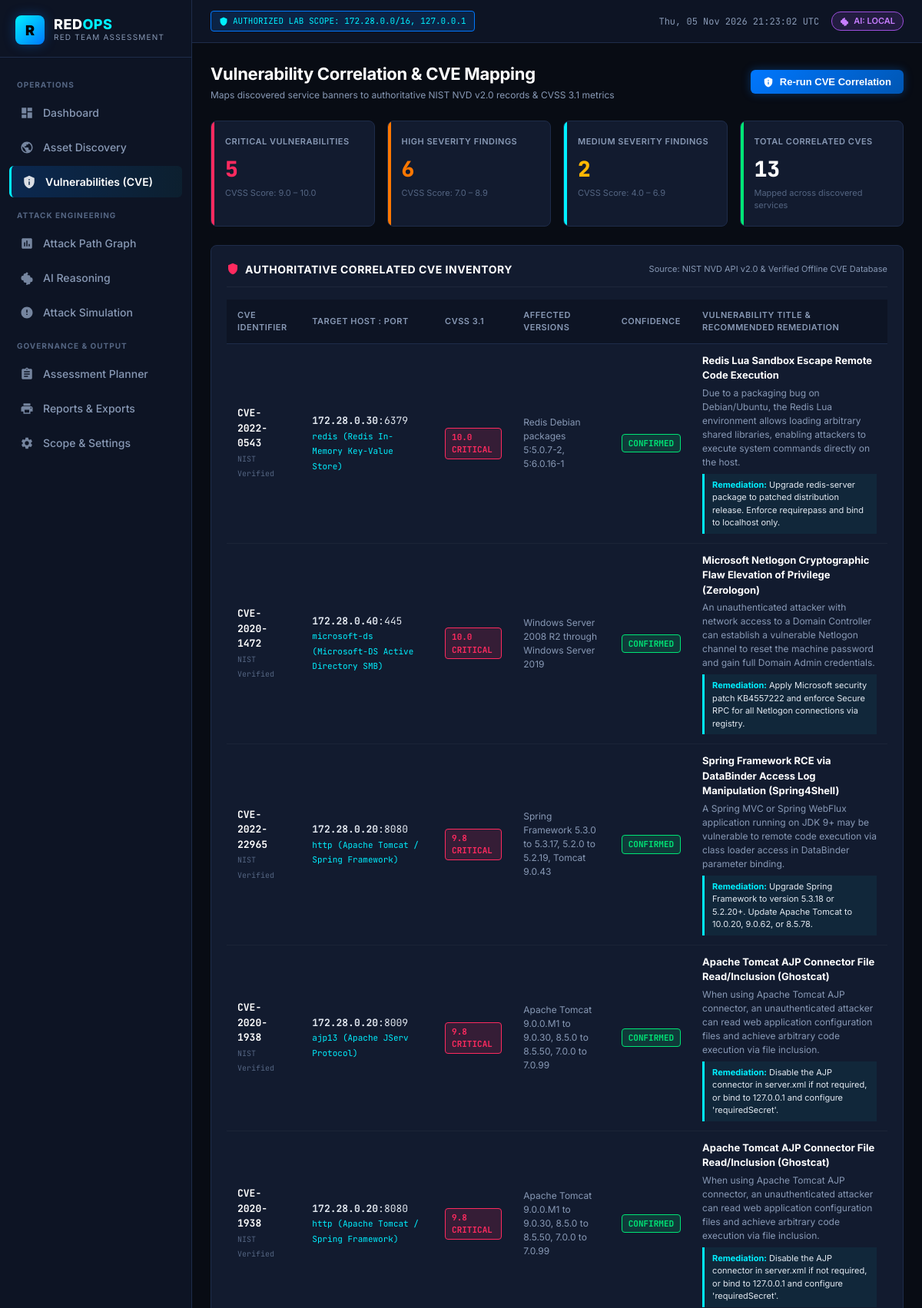
/vulnerabilities (upper part), run on the app's committed database.
### tables this page shows
CREATE TABLE vulnerabilities (
            id INTEGER PRIMARY KEY AUTOINCREMENT,
            service_id INTEGER NOT NULL,
            cve_id TEXT NOT NULL,
            title TEXT,
            description TEXT,
            cvss_score REAL DEFAULT 0.0,
            severity TEXT DEFAULT 'MEDIUM', -- LOW, MEDIUM, HIGH, CRITICAL
            affected_versions TEXT,
            remediation TEXT,
            confidence TEXT DEFAULT 'CONFIRMED', -- CONFIRMED, POTENTIAL
            references_json TEXT,
            created_at TIMESTAMP DEFAULT CURRENT_TIMESTAMP,
            FOREIGN KEY (service_id) REFERENCES services(id) ON DELETE CASCADE
        );

CREATE TABLE assets (
            id INTEGER PRIMARY KEY AUTOINCREMENT,
            ip_address TEXT UNIQUE NOT NULL,
            hostname TEXT,
            os_name TEXT,
            os_version TEXT,
            status TEXT DEFAULT 'active',
            mac_address TEXT,
            criticality TEXT DEFAULT 'MEDIUM', -- LOW, MEDIUM, HIGH, CRITICAL
            role TEXT DEFAULT 'Host',          -- Gateway, Web Server, Database, DC, Workstation
            notes TEXT,
            created_at TIMESTAMP DEFAULT CURRENT_TIMESTAMP,
            updated_at TIMESTAMP DEFAULT CURRENT_TIMESTAMP
        );

CREATE TABLE services (
            id INTEGER PRIMARY KEY AUTOINCREMENT,
            asset_id INTEGER NOT NULL,
            port INTEGER NOT NULL,
            protocol TEXT DEFAULT 'tcp',
            service_name TEXT NOT NULL,
            product TEXT,
            version TEXT,
            state TEXT DEFAULT 'open',
            banner TEXT,
            created_at TIMESTAMP DEFAULT CURRENT_TIMESTAMP,
            FOREIGN KEY (asset_id) REFERENCES assets(id) ON DELETE CASCADE,
            UNIQUE(asset_id, port, protocol)
        );

### routes/vulnerability_routes.py (the view)
@vulnerability_bp.route("/vulnerabilities")
def vulns_page():
    vulns = VulnerabilityModel.get_all()
    counts = VulnerabilityModel.get_severity_counts()
    return render_template("vulnerabilities.html", active_page="vulnerabilities", vulns=vulns, counts=counts)

### database/db.py (called while the page is built)
def dict_factory(cursor, row):
    fields = [column[0] for column in cursor.description]
    return {key: value for key, value in zip(fields, row)}

def get_db_connection():
    os.makedirs(os.path.dirname(Config.DATABASE_PATH), exist_ok=True)
    conn = sqlite3.connect(Config.DATABASE_PATH)
    conn.row_factory = dict_factory
    conn.execute("PRAGMA foreign_keys = ON")
    return conn

### models/vulnerability.py (called while the page is built)
    @staticmethod
    def get_all():
        conn = get_db_connection()
        vulns = conn.execute("""
            SELECT v.*,
                   s.port, s.service_name, s.product, s.version,
                   a.ip_address, a.hostname, a.criticality AS asset_criticality
            FROM vulnerabilities v
            JOIN services s ON v.service_id = s.id
            JOIN assets a ON s.asset_id = a.id
            ORDER BY v.cvss_score DESC
        """).fetchall()
        conn.close()
        return vulns

    @staticmethod
    def get_severity_counts():
        conn = get_db_connection()
        counts = conn.execute("""
            SELECT
                SUM(CASE WHEN severity = 'CRITICAL' THEN 1 ELSE 0 END) AS critical,
                SUM(CASE WHEN severity = 'HIGH' THEN 1 ELSE 0 END) AS high,
                SUM(CASE WHEN severity = 'MEDIUM' THEN 1 ELSE 0 END) AS medium,
                SUM(CASE WHEN severity = 'LOW' THEN 1 ELSE 0 END) AS low,
                COUNT(*) AS total
            FROM vulnerabilities
        """).fetchone()
        conn.close()
        return counts or {"critical": 0, "high": 0, "medium": 0, "low": 0, "total": 0}

### templates/vulnerabilities.html (shortened to what this page needs)
{% extends "base.html" %}
{% block content %}
<div class="page-header">
    <div>
        <h1 class="page-title">Vulnerability Correlation & CVE Mapping</h1>
        <div class="page-subtitle">Maps discovered service banners to authoritative NIST NVD v2.0 records & CVSS 3.1 metrics</div>
    </div>
    <div style="display:flex; gap:10px;">
        <button id="correlateBtn" class="btn btn-primary" onclick="runCorrelation()">
            <svg style="width:14px; height:14px; fill:currentColor;" viewBox="0 0 24 24"><path d="M12 1L3 5v6c0 5.55 3.84 10.74 9 12 5.16-1.26 9-6.45 9-12V5l-9-4zm-1 6h2v2h-2V7zm0 4h2v6h-2v-6z"/></svg>
            Re-run CVE Correlation
        </button>
    </div>
</div>
<div class="stats-grid">
    <div class="stat-card stat-critical">
        <div class="stat-label">Critical Vulnerabilities</div>
        <div class="stat-value" style="color:var(--severity-critical);">{{ counts.critical or 0 }}</div>
        <div class="stat-caption">CVSS Score: 9.0 – 10.0</div>
    </div>
    <div class="stat-card stat-high">
        <div class="stat-label">High Severity Findings</div>
        <div class="stat-value" style="color:var(--severity-high);">{{ counts.high or 0 }}</div>
        <div class="stat-caption">CVSS Score: 7.0 – 8.9</div>
    </div>
    <div class="stat-card stat-cyan">
        <div class="stat-label">Medium Severity Findings</div>
        <div class="stat-value" style="color:var(--severity-medium);">{{ counts.medium or 0 }}</div>
        <div class="stat-caption">CVSS Score: 4.0 – 6.9</div>
    </div>
    <div class="stat-card stat-success">
        <div class="stat-label">Total Correlated CVEs</div>
        <div class="stat-value">{{ counts.total or 0 }}</div>
        <div class="stat-caption">Mapped across discovered services</div>
    </div>
</div>
<div class="cyber-card">
    <div class="cyber-card-header">
        <div class="cyber-card-title">
            <svg style="width:16px; height:16px; fill:var(--severity-critical);" viewBox="0 0 24 24"><path d="M12 1L3 5v6c0 5.55 3.84 10.74 9 12 5.16-1.26 9-6.45 9-12V5l-9-4z"/></svg>
            Authoritative Correlated CVE Inventory
        </div>
        <div style="font-size:11px; color:var(--text-muted);">
            Source: NIST NVD API v2.0 & Verified Offline CVE Database
        </div>
    </div>
    <div class="table-responsive">
        <table class="cyber-table">
            <thead>
                <tr>
                    <th>CVE Identifier</th>
                    <th>Target Host : Port</th>
                    <th>CVSS 3.1</th>
                    <th>Affected Versions</th>
                    <th>Confidence</th>
                    <th>Vulnerability Title & Recommended Remediation</th>
                </tr>
            </thead>
            <tbody>
                {% for v in vulns %}
                <tr>
                    <td class="font-mono">
                        <b style="color:#fff;">{{ v.cve_id }}</b><br/>
                        <span style="font-size:10px; color:var(--text-dim);">NIST Verified</span>
                    </td>
                    <td class="font-mono">
                        <b>{{ v.ip_address }}</b>:{{ v.port }}<br/>
                        <span style="color:var(--accent-cyan); font-size:11px;">{{ v.service_name }} ({{ v.product }})</span>
                    </td>
                    <td>
                        <span class="badge {% if v.severity == 'CRITICAL' %}badge-critical{% elif v.severity == 'HIGH' %}badge-high{% elif v.severity == 'MEDIUM' %}badge-medium{% else %}badge-low{% endif %}">
                            {{ v.cvss_score }} {{ v.severity }}
                        </span>
                    </td>
                    <td style="font-size:12px; color:var(--text-muted);">
                        {{ v.affected_versions }}
                    </td>
                    <td>
                        <span class="badge {% if v.confidence == 'CONFIRMED' %}badge-success{% else %}badge-neutral{% endif %}">
                            {{ v.confidence }}
                        </span>
                    </td>
                    <td>
                        <div style="font-weight:700; color:#fff; font-size:13px; margin-bottom:4px;">{{ v.title }}</div>
                        <div style="font-size:12px; color:var(--text-muted); margin-bottom:6px;">{{ v.description }}</div>
                        <div style="background:rgba(0, 240, 255, 0.05); border-left:3px solid var(--accent-cyan); padding:6px 10px; font-size:11px; color:var(--text-main);">
                            <b style="color:var(--accent-cyan);">Remediation:</b> {{ v.remediation }}
                        </div>
                    </td>
                </tr>
                {% endfor %}
            </tbody>
        </table>
    </div>
</div>
{% endblock %}

### static/css/style.css (style rules this page uses)
:root { --bg-primary: #080c14; --bg-secondary: #0d1424; --bg-card: #121b2f; --bg-card-hover: #17233d; --bg-elevated: #1a2744; --border-color: #1e2c4a; --border-glow: rgba(0, 240, 255, 0.25); --accent-cyan: #00f0ff; --accent-blue: #0077fe; --accent-blue-glow: rgba(0, 119, 254, 0.35); --accent-purple: #9d4edd; --severity-critical: #ff2a5f; --severity-critical-glow: rgba(255, 42, 95, 0.4); --severity-high: #ff7700; --severity-high-glow: rgba(255, 119, 0, 0.35); --severity-medium: #ffb703; --severity-low: #00b4d8; --status-success: #00e676; --status-success-glow: rgba(0, 230, 118, 0.35); --text-main: #e2e8f0; --text-muted: #8899b5; --text-dim: #546582; --font-sans: 'Inter', -apple-system, BlinkMacSystemFont, "Segoe UI", Roboto, sans-serif; --font-mono: 'JetBrains Mono', 'Fira Code', Consolas, monospace; }
* { box-sizing: border-box; margin: 0; padding: 0; }
body { background-color: var(--bg-primary); color: var(--text-main); font-family: var(--font-sans); font-size: 14px; line-height: 1.5; overflow-x: hidden; height: 100vh; display: flex; }
.page-header { display: flex; align-items: center; justify-content: space-between; margin-bottom: 24px; }
.page-title { font-size: 22px; font-weight: 700; color: #fff; letter-spacing: -0.3px; }
.page-subtitle { font-size: 12px; color: var(--text-muted); margin-top: 2px; }
.cyber-card { background: var(--bg-card); border: 1px solid var(--border-color); border-radius: 8px; padding: 20px; transition: all 0.25s ease; position: relative; overflow: hidden; }
.cyber-card-header { display: flex; align-items: center; justify-content: space-between; margin-bottom: 16px; border-bottom: 1px solid rgba(255, 255, 255, 0.05); padding-bottom: 12px; }
.cyber-card-title { font-size: 14px; font-weight: 700; color: #fff; text-transform: uppercase; letter-spacing: 0.5px; display: flex; align-items: center; gap: 8px; }
.stats-grid { display: grid; grid-template-columns: repeat(auto-fit, minmax(200px, 1fr)); gap: 16px; margin-bottom: 24px; }
.stat-card { background: var(--bg-card); border: 1px solid var(--border-color); border-radius: 8px; padding: 18px; position: relative; overflow: hidden; transition: transform 0.2s ease, border-color 0.2s ease; }
.stat-card::before { content: ''; position: absolute; top: 0; left: 0; width: 4px; height: 100%; background: var(--accent-blue); }
.stat-card.stat-critical::before { background: var(--severity-critical); }
.stat-card.stat-high::before { background: var(--severity-high); }
.stat-card.stat-success::before { background: var(--status-success); }
.stat-card.stat-cyan::before { background: var(--accent-cyan); }
.stat-label { font-size: 11px; text-transform: uppercase; font-weight: 600; color: var(--text-muted); letter-spacing: 0.5px; }
.stat-value { font-size: 28px; font-weight: 800; color: #fff; margin: 6px 0 2px; font-family: var(--font-mono); }
.stat-caption { font-size: 11px; color: var(--text-dim); }
.badge { display: inline-flex; align-items: center; padding: 3px 8px; border-radius: 4px; font-size: 11px; font-weight: 700; font-family: var(--font-mono); text-transform: uppercase; }
.badge-critical { background: rgba(255, 42, 95, 0.15); border: 1px solid var(--severity-critical); color: var(--severity-critical); }
.badge-success { background: rgba(0, 230, 118, 0.15); border: 1px solid var(--status-success); color: var(--status-success); }
.btn { display: inline-flex; align-items: center; justify-content: center; gap: 8px; padding: 8px 16px; border-radius: 6px; font-size: 13px; font-weight: 600; cursor: pointer; transition: all 0.2s ease; border: none; text-decoration: none; }
.btn-primary { background: linear-gradient(135deg, var(--accent-blue), #0056b3); color: #fff; box-shadow: 0 0 12px var(--accent-blue-glow); }
.table-responsive { width: 100%; overflow-x: auto; }
.cyber-table { width: 100%; border-collapse: collapse; font-size: 13px; text-align: left; }
.cyber-table th { background: var(--bg-secondary); color: var(--text-muted); font-weight: 600; text-transform: uppercase; font-size: 11px; letter-spacing: 0.5px; padding: 12px 14px; border-bottom: 1px solid var(--border-color); }
.cyber-table td { padding: 12px 14px; border-bottom: 1px solid rgba(255, 255, 255, 0.04); color: var(--text-main); }
.font-mono { font-family: var(--font-mono); }

### data on the page
vulnerabilities: cve_id "CVE-2022-0543", ip_address "172.28.0.30", port "6379", service_name "redis", product "Redis In-Memory Key-Value Store", cvss_score "10.0", severity "CRITICAL", affected_versions "Redis Debian packages 5:5.0.7-2, 5:6.0.16-1", confidence "CONFIRMED", title "Redis Lua Sandbox Escape Remote Code Execution", description "Due to a packaging bug on Debian/Ubuntu, the Redis Lua environment allows loading arbitrary shared libraries, enabling attackers to execute system commands directly on the host.", remediation "Upgrade redis-server package to patched distribution release. Enforce requirepass and bind to localhost only."
vulnerabilities: cve_id "CVE-2020-1472", ip_address "172.28.0.40", port "445", service_name "microsoft-ds", product "Microsoft-DS Active Directory SMB", cvss_score "10.0", severity "CRITICAL", affected_versions "Windows Server 2008 R2 through Windows Server 2019", confidence "CONFIRMED", title "Microsoft Netlogon Cryptographic Flaw Elevation of Privilege (Zerologon)", description "An unauthenticated attacker with network access to a Domain Controller can establish a vulnerable Netlogon channel to reset the machine password and gain full Domain Admin credentials.", remediation "Apply Microsoft security patch KB4557222 and enforce Secure RPC for all Netlogon connections via registry."
vulnerabilities: cve_id "CVE-2022-22965", ip_address "172.28.0.20", port "8080", service_name "http", product "Apache Tomcat / Spring Framework", cvss_score "9.8", severity "CRITICAL", affected_versions "Spring Framework 5.3.0 to 5.3.17, 5.2.0 to 5.2.19, Tomcat 9.0.43", confidence "CONFIRMED", title "Spring Framework RCE via DataBinder Access Log Manipulation (Spring4Shell)", description "A Spring MVC or Spring WebFlux application running on JDK 9+ may be vulnerable to remote code execution via class loader access in DataBinder parameter binding.", remediation "Upgrade Spring Framework to version 5.3.18 or 5.2.20+. Update Apache Tomcat to 10.0.20, 9.0.62, or 8.5.78."
vulnerabilities: cve_id "CVE-2020-1938", ip_address "172.28.0.20", port "8009", service_name "ajp13", product "Apache JServ Protocol", cvss_score "9.8", severity "CRITICAL", affected_versions "Apache Tomcat 9.0.0.M1 to 9.0.30, 8.5.0 to 8.5.50, 7.0.0 to 7.0.99", confidence "CONFIRMED", title "Apache Tomcat AJP Connector File Read/Inclusion (Ghostcat)", description "When using Apache Tomcat AJP connector, an unauthenticated attacker can read web application configuration files and achieve arbitrary code execution via file inclusion.", remediation "Disable the AJP connector in server.xml if not required, or bind to 127.0.0.1 and configure 'requiredSecret'."
vulnerabilities: cve_id "CVE-2020-1938", ip_address "172.28.0.20", port "8080", service_name "http", product "Apache Tomcat / Spring Framework", cvss_score "9.8", severity "CRITICAL", affected_versions "Apache Tomcat 9.0.0.M1 to 9.0.30, 8.5.0 to 8.5.50, 7.0.0 to 7.0.99", confidence "CONFIRMED", title "Apache Tomcat AJP Connector File Read/Inclusion (Ghostcat)", description "When using Apache Tomcat AJP connector, an unauthenticated attacker can read web application configuration files and achieve arbitrary code execution via file inclusion.", remediation "Disable the AJP connector in server.xml if not required, or bind to 127.0.0.1 and configure 'requiredSecret'."

### other printed values
{{ ai_provider.upper() }} "LOCAL"
{{ counts.critical or 0 }} "5"
{{ counts.high or 0 }} "6"
{{ counts.medium or 0 }} "2"
{{ counts.total or 0 }} "13"
